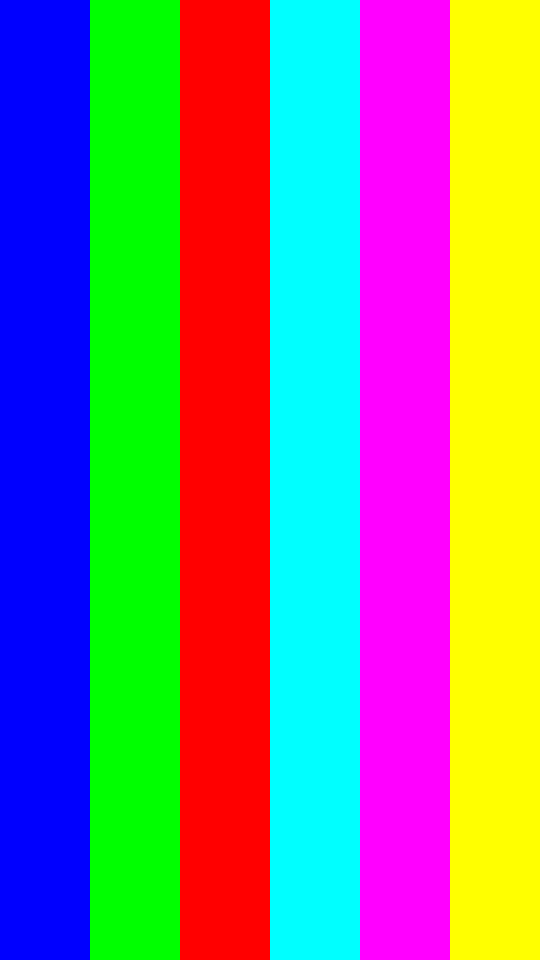
#> input picture colorbars.png, 1080 x 1920 px (shown at 1/2 size)
$ python -i smart_crop.py   (imports and definitions only)
#> lines starting #> are read from the running program, lines starting #| are printed output that depends on the picture; after the words box and inside, x2 and y2 are one past the last pixel; in counts of white or black regions, pixels touching at a corner belong together
### python/core/config.py
"""Main configuration module for the video editing engine.

Provides dataclasses for all settings, platform presets, resolution presets,
enum definitions, and load/save functionality for YAML/JSON configs with
environment variable overrides for CI/CD pipelines.
"""

from __future__ import annotations

import json
import os
from dataclasses import dataclass, field, fields, asdict
from enum import Enum, auto
from pathlib import Path
from typing import Any, Optional


# ---------------------------------------------------------------------------
# Enums
# ---------------------------------------------------------------------------

class TransitionType(Enum):
    """Available transition types between video clips."""
    CUT = "cut"
    CROSSFADE = "crossfade"
    FADE_BLACK = "fade_black"
    FADE_WHITE = "fade_white"
    WIPE_LEFT = "wipe_left"
    WIPE_RIGHT = "wipe_right"
    WIPE_UP = "wipe_up"
    WIPE_DOWN = "wipe_down"
    DISSOLVE = "dissolve"
    ZOOM_IN = "zoom_in"
    ZOOM_OUT = "zoom_out"
    SLIDE_LEFT = "slide_left"
    SLIDE_RIGHT = "slide_right"
    SLIDE_UP = "slide_up"
    SLIDE_DOWN = "slide_down"
    PUSH_LEFT = "push_left"
    PUSH_RIGHT = "push_right"
    SPIN_CW = "spin_cw"
    SPIN_CCW = "spin_ccw"
    PIXELIZE = "pixelize"
    GLITCH = "glitch"
    GLASS = "glass"
    MORPH = "morph"
    BLUR = "blur"
    FILM_BURN = "film_burn"
    LIGHT_LEAK = "light_leak"


class TextAnimation(Enum):
    """Available text animation styles."""
    NONE = "none"
    FADE_IN = "fade_in"
    FADE_OUT = "fade_out"
    FADE_IN_OUT = "fade_in_out"
    TYPEWRITER = "typewriter"
    SLIDE_LEFT = "slide_left"
    SLIDE_RIGHT = "slide_right"
    SLIDE_UP = "slide_up"
    SLIDE_DOWN = "slide_down"
    BOUNCE = "bounce"
    ELASTIC = "elastic"
    ZOOM_IN = "zoom_in"
    ZOOM_OUT = "zoom_out"
    SPIN_IN = "spin_in"
    WAVE = "wave"
    GLITCH = "glitch"
    POP = "pop"
    SCALE_UP = "scale_up"
    SCALE_DOWN = "scale_down"
    BLUR_IN = "blur_in"
    BLUR_OUT = "blur_out"
    FLIP_H = "flip_h"
    FLIP_V = "flip_v"
    JIGGLE = "jiggle"


class MotionEffect(Enum):
    """Available motion effects for clips."""
    NONE = "none"
    PAN_LEFT = "pan_left"
    PAN_RIGHT = "pan_right"
    PAN_UP = "pan_up"
    PAN_DOWN = "pan_down"
    ZOOM_IN = "zoom_in"
    ZOOM_OUT = "zoom_out"
    KEN_BURNS = "ken_burns"
    SHAKE = "shake"
    FLOAT = "float"
    PULSE = "pulse"
    ROTATE_CW = "rotate_cw"
    ROTATE_CCW = "rotate_ccw"
    PARALLAX = "parallax"
    DOLLY_IN = "dolly_in"
    DOLLY_OUT = "dolly_out"
    WHIP_PAN = "whip_pan"


class ExportPlatform(Enum):
    """Target export platforms with platform-specific defaults."""
    FACEBOOK_REELS = "facebook_reels"
    YOUTUBE_SHORTS = "youtube_shorts"
    TIKTOK = "tiktok"
    INSTAGRAM_REELS = "instagram_reels"
    INSTAGRAM_STORY = "instagram_story"
    CUSTOM = "custom"


class ColorSpace(Enum):
    """Supported color spaces."""
    SRGB = "srgb"
    REC709 = "rec709"
    REC2020 = "rec2020"
    DISPLAY_P3 = "display_p3"


class AspectRatio(Enum):
    """Common aspect ratios."""
    PORTRAIT_9_16 = "9:16"
    SQUARE_1_1 = "1:1"
    LANDSCAPE_16_9 = "16:9"
    PORTRAIT_4_5 = "4:5"
    CINEMA_21_9 = "21:9"


# ---------------------------------------------------------------------------
# Dataclass settings
# ---------------------------------------------------------------------------

@dataclass(frozen=True)
class Resolution:
    """Video resolution settings."""
    width: int = 1080
    height: int = 1920
    aspect_ratio: AspectRatio = AspectRatio.PORTRAIT_9_16

    def __post_init__(self) -> None:
        if self.width <= 0 or self.height <= 0:
            raise ValueError(
                f"Resolution dimensions must be positive, got {self.width}x{self.height}"
            )
        if self.width % 2 != 0 or self.height % 2 != 0:
            raise ValueError(
                f"Resolution dimensions must be even, got {self.width}x{self.height}"
            )

    # [4 lines left out: function megapixels, not called in this run]

    def rotated(self) -> Resolution:
        """Return the resolution with width and height swapped."""
        return Resolution(width=self.height, height=self.width, aspect_ratio=self.aspect_ratio)


@dataclass(frozen=True)
class CropAspect:
    """Crop aspect ratio configuration."""
    ratio: str = "9:16"
    anchor_x: float = 0.5
    anchor_y: float = 0.5

    # [14 lines left out: function __post_init__, not called in this run]


@dataclass(frozen=True)
class AudioSettings:
    """Audio processing settings."""
    sample_rate: int = 44100
    channels: int = 2
    bitrate: str = "192k"
    codec: str = "aac"
    volume: float = 1.0
    normalize: bool = True
    fade_in_ms: int = 0
    fade_out_ms: int = 0

    def __post_init__(self) -> None:
        if self.sample_rate not in (8000, 11025, 16000, 22050, 44100, 48000, 96000):
            raise ValueError(f"Unsupported sample rate: {self.sample_rate}")
        if self.channels not in (1, 2, 6):
            raise ValueError(f"Unsupported channel count: {self.channels}")
        if not (0.0 <= self.volume <= 2.0):
            raise ValueError(f"Volume must be in [0.0, 2.0], got {self.volume}")
        if self.fade_in_ms < 0 or self.fade_out_ms < 0:
            raise ValueError("Fade durations must be non-negative")


@dataclass(frozen=True)
class SubtitleSettings:
    """Subtitle/caption settings."""
    enabled: bool = False
    font_family: str = "Arial"
    font_size: int = 48
    font_color: str = "#FFFFFF"
    background_color: str = "#00000080"
    position: str = "bottom"
    margin_bottom: int = 60
    max_chars_per_line: int = 40
    animation: TextAnimation = TextAnimation.FADE_IN
    word_highlight_color: Optional[str] = None

    def __post_init__(self) -> None:
        if self.font_size <= 0:
            raise ValueError(f"Font size must be positive, got {self.font_size}")
        if self.position not in ("top", "center", "bottom"):
            raise ValueError(f"Invalid position '{self.position}', expected top/center/bottom")


@dataclass(frozen=True)
class ColorGrading:
    """Color grading / correction settings."""
    brightness: float = 0.0
    contrast: float = 1.0
    saturation: float = 1.0
    gamma: float = 1.0
    temperature: float = 0.0
    tint: float = 0.0
    highlights: float = 0.0
    shadows: float = 0.0
    vibrance: float = 0.0
    sharpness: float = 0.0
    vignette: float = 0.0
    lut_path: Optional[str] = None
    color_space: ColorSpace = ColorSpace.SRGB

    def __post_init__(self) -> None:
        ranges = {
            "brightness": (-1.0, 1.0),
            "contrast": (0.0, 3.0),
            "saturation": (0.0, 3.0),
            "gamma": (0.1, 5.0),
            "temperature": (-1.0, 1.0),
            "tint": (-1.0, 1.0),
            "highlights": (-1.0, 1.0),
            "shadows": (-1.0, 1.0),
            "vibrance": (-1.0, 1.0),
            "sharpness": (0.0, 3.0),
            "vignette": (0.0, 1.0),
        }
        for name, (lo, hi) in ranges.items():
            val = getattr(self, name)
            if not (lo <= val <= hi):
                raise ValueError(f"{name} must be in [{lo}, {hi}], got {val}")


@dataclass(frozen=True)
class MotionEffectSettings:
    """Motion effect configuration for a clip."""
    effect: MotionEffect = MotionEffect.NONE
    intensity: float = 1.0
    duration_sec: Optional[float] = None
    ease_in: bool = True
    ease_out: bool = True

    # [5 lines left out: function __post_init__, not called in this run]


@dataclass(frozen=True)
class ExportFormat:
    """Export output format settings."""
    container: str = "mp4"
    video_codec: str = "h264"
    audio_codec: str = "aac"
    video_bitrate: str = "8M"
    audio_bitrate: str = "192k"
    crf: int = 18
    pixel_format: str = "yuv420p"
    faststart: bool = True

    def __post_init__(self) -> None:
        valid_containers = {"mp4", "mov", "avi", "mkv", "webm"}
        if self.container not in valid_containers:
            raise ValueError(f"container must be one of {valid_containers}, got '{self.container}'")
        if not (0 <= self.crf <= 51):
            raise ValueError(f"CRF must be in [0, 51], got {self.crf}")
        valid_pixel_fmts = {"yuv420p", "yuv422p", "yuv444p", "rgb24"}
        if self.pixel_format not in valid_pixel_fmts:
            raise ValueError(f"pixel_format must be one of {valid_pixel_fmts}, got '{self.pixel_format}'")


@dataclass(frozen=True)
class TransitionSettings:
    """Transition settings between clips."""
    type: TransitionType = TransitionType.CUT
    duration_sec: float = 0.5

    def __post_init__(self) -> None:
        if self.duration_sec < 0:
            raise ValueError(f"Transition duration must be non-negative, got {self.duration_sec}")


@dataclass
class ExportPlatformConfig:
    """Full export configuration for a platform."""
    resolution: Resolution = field(default_factory=Resolution)
    export_format: ExportFormat = field(default_factory=ExportFormat)
    audio: AudioSettings = field(default_factory=AudioSettings)
    subtitles: SubtitleSettings = field(default_factory=SubtitleSettings)
    color_grading: ColorGrading = field(default_factory=ColorGrading)
    default_transition: TransitionSettings = field(default_factory=TransitionSettings)
    max_duration_sec: float = 60.0
    max_file_size_mb: float = 250.0
    target_fps: int = 30

    def __post_init__(self) -> None:
        if self.target_fps not in (24, 25, 30, 60):
            raise ValueError(f"target_fps must be one of 24, 25, 30, 60, got {self.target_fps}")
        if self.max_duration_sec <= 0:
            raise ValueError(f"max_duration_sec must be positive, got {self.max_duration_sec}")
        if self.max_file_size_mb <= 0:
            raise ValueError(f"max_file_size_mb must be positive, got {self.max_file_size_mb}")


# ---------------------------------------------------------------------------
# Resolution presets
# ---------------------------------------------------------------------------

RESOLUTION_PRESETS: dict[str, Resolution] = {
    "vertical_1080p": Resolution(width=1080, height=1920, aspect_ratio=AspectRatio.PORTRAIT_9_16),
    "square_1080p": Resolution(width=1080, height=1080, aspect_ratio=AspectRatio.SQUARE_1_1),
    "vertical_720p": Resolution(width=720, height=1280, aspect_ratio=AspectRatio.PORTRAIT_9_16),
    "landscape_1080p": Resolution(width=1920, height=1080, aspect_ratio=AspectRatio.LANDSCAPE_16_9),
    "vertical_4k": Resolution(width=2160, height=3840, aspect_ratio=AspectRatio.PORTRAIT_9_16),
    "landscape_4k": Resolution(width=3840, height=2160, aspect_ratio=AspectRatio.LANDSCAPE_16_9),
    "portrait_4_5": Resolution(width=1080, height=1350, aspect_ratio=AspectRatio.PORTRAIT_4_5),
}


# ---------------------------------------------------------------------------
# Platform presets
# ---------------------------------------------------------------------------

PLATFORM_PRESETS: dict[ExportPlatform, ExportPlatformConfig] = {
    ExportPlatform.FACEBOOK_REELS: ExportPlatformConfig(
        resolution=RESOLUTION_PRESETS["vertical_1080p"],
        export_format=ExportFormat(container="mp4", video_codec="h264", crf=20),
        audio=AudioSettings(sample_rate=44100, channels=2, bitrate="128k"),
        max_duration_sec=60.0,
        max_file_size_mb=250.0,
        target_fps=30,
    ),
    ExportPlatform.YOUTUBE_SHORTS: ExportPlatformConfig(
        resolution=RESOLUTION_PRESETS["vertical_1080p"],
        export_format=ExportFormat(container="mp4", video_codec="h264", crf=18, video_bitrate="12M"),
        audio=AudioSettings(sample_rate=48000, channels=2, bitrate="256k"),
        max_duration_sec=60.0,
        max_file_size_mb=256.0,
        target_fps=30,
    ),
    ExportPlatform.TIKTOK: ExportPlatformConfig(
        resolution=RESOLUTION_PRESETS["vertical_1080p"],
        export_format=ExportFormat(container="mp4", video_codec="h264", crf=20, video_bitrate="10M"),
        audio=AudioSettings(sample_rate=44100, channels=2, bitrate="128k"),
        max_duration_sec=180.0,
        max_file_size_mb=287.0,
        target_fps=30,
    ),
    ExportPlatform.INSTAGRAM_REELS: ExportPlatformConfig(
        resolution=RESOLUTION_PRESETS["vertical_1080p"],
        export_format=ExportFormat(container="mp4", video_codec="h264", crf=20),
        audio=AudioSettings(sample_rate=44100, channels=2, bitrate="128k"),
        max_duration_sec=90.0,
        max_file_size_mb=250.0,
        target_fps=30,
    ),
    ExportPlatform.INSTAGRAM_STORY: ExportPlatformConfig(
        resolution=RESOLUTION_PRESETS["vertical_1080p"],
        export_format=ExportFormat(container="mp4", video_codec="h264", crf=20),
        audio=AudioSettings(sample_rate=44100, channels=2, bitrate="128k"),
        max_duration_sec=15.0,
        max_file_size_mb=250.0,
        target_fps=30,
    ),
    ExportPlatform.CUSTOM: ExportPlatformConfig(),
}
#> further down, picture is the input picture: shape (1920, 1080, 3); mean B, G, R 127.5, 127.5, 127.5


# ---------------------------------------------------------------------------
# Main project config
# ---------------------------------------------------------------------------

@dataclass
class ProjectConfig:
    """Top-level project configuration."""
    project_name: str = "untitled_project"
    output_dir: str = "./output"
    temp_dir: str = "./tmp"
    source_dir: str = "./source"
    platform: ExportPlatform = ExportPlatform.CUSTOM
    resolution: Resolution = field(default_factory=lambda: RESOLUTION_PRESETS["vertical_1080p"])
    export_format: ExportFormat = field(default_factory=ExportFormat)
    audio: AudioSettings = field(default_factory=AudioSettings)
    subtitles: SubtitleSettings = field(default_factory=SubtitleSettings)
    color_grading: ColorGrading = field(default_factory=ColorGrading)
    default_transition: TransitionSettings = field(default_factory=TransitionSettings)
    target_fps: int = 30
    max_concurrent_tasks: int = 4
    log_level: str = "INFO"
    enable_gpu_acceleration: bool = False
    custom: dict[str, Any] = field(default_factory=dict)

    # [210 lines left out: functions __post_init__, from_platform, apply_env_overrides, _config_to_dict, _dict_to_config, _resolve_type_name and 2 more, not called in this run]

### python/engines/smart_crop.py
"""Smart cropping engine for video content.

Provides intelligent, subject-aware cropping with smooth position tracking,
multi-subject detection, and ffmpeg-based output rendering.

Usage::

    from python.engines.smart_crop import SmartCropper

    cropper = SmartCropper()
    result = cropper.crop_video("input.mp4", "9:16", "output.mp4")
"""

from __future__ import annotations

import logging
import math
import subprocess
import tempfile
import time
from dataclasses import dataclass, field
from enum import Enum
from pathlib import Path
from typing import Dict, List, Optional, Sequence, Tuple

import cv2
import numpy as np

logger = logging.getLogger(__name__)

# ---------------------------------------------------------------------------
# Crop aspect import
# ---------------------------------------------------------------------------

try:
    from python.core.config import CropAspect  # type: ignore[import-untyped]
except (ImportError, ModuleNotFoundError):

    class CropAspect(str, Enum):  # type: ignore[no-redef]
        """Supported crop aspect ratios as width:height strings."""

        PORTRAIT_9_16 = "9:16"
        SQUARE_1_1 = "1:1"
        PORTRAIT_3_4 = "3:4"
        LANDSCAPE_16_9 = "16:9"

        # [10 lines left out: function from_string, not called in this run]


# ---------------------------------------------------------------------------
# Data models
# ---------------------------------------------------------------------------


class SubjectType(str, Enum):
    """Category of a detected visual subject."""

    FACE = "face"
    HUMAN = "human"
    VEHICLE = "vehicle"
    ANIMAL = "animal"
    PRODUCT = "product"
    TEXT = "text"


@dataclass
class Subject:
    """A detected subject inside a video frame."""

    bbox: Tuple[int, int, int, int]
    confidence: float
    subject_type: SubjectType

    # [30 lines left out: functions center, area, expanded, not called in this run]


@dataclass
class CropRegion:
    """Rectangular crop region in pixel coordinates."""

    x: int
    y: int
    width: int
    height: int

    def as_tuple(self) -> Tuple[int, int, int, int]:
        """Return (x, y, w, h)."""
        return (self.x, self.y, self.width, self.height)


@dataclass
class CropAnalysis:
    """Result of analysing a single frame for smart cropping."""

    subjects: List[Subject]
    recommended_region: CropRegion


# ---------------------------------------------------------------------------
# Private helpers
# ---------------------------------------------------------------------------

_TYPE_WEIGHTS: Dict[SubjectType, float] = {
    SubjectType.FACE: 5.0,
    SubjectType.HUMAN: 4.0,
    SubjectType.PRODUCT: 3.5,
    SubjectType.TEXT: 3.0,
    SubjectType.VEHICLE: 2.5,
    SubjectType.ANIMAL: 2.0,
}

_ASPECT_RATIOS: Dict[str, float] = {
    "9:16": 9 / 16,
    "1:1": 1.0,
    "3:4": 3 / 4,
    "16:9": 16 / 9,
}


# [6 lines left out: function _resolve_aspect, not called in this run]


def _clamp(val: int, lo: int, hi: int) -> int:
    return max(lo, min(val, hi))

# ---------------------------------------------------------------------------
# SmartCropper
# ---------------------------------------------------------------------------


class SmartCropper:
    """Intelligent, subject-aware video cropper.

    Parameters:
        face_cascade_path: Optional override for the OpenCV Haar cascade XML.
        confidence_threshold: Minimum detection confidence to keep a subject.
        batch_size: Frames loaded into memory at once during processing.
        smoothing_window: Default window size (in frames) for smoothing.
    """

    def __init__(
        self,
        face_cascade_path: Optional[str] = None,
        confidence_threshold: float = 0.3,
        batch_size: int = 64,
        smoothing_window: int = 15,
    ) -> None:
        self.confidence_threshold = confidence_threshold
        self.batch_size = batch_size
        self.smoothing_window = smoothing_window
        self._face_cascade: Optional[cv2.CascadeClassifier] = None
        self._face_cascade_path = face_cascade_path
        self._hog: Optional[cv2.HOGDescriptor] = None
        logger.info(
            "SmartCropper initialised (batch_size=%d, smooth_window=%d)",
            batch_size, smoothing_window,
        )

    # ------------------------------------------------------------------
    # Lazy resource loaders
    # ------------------------------------------------------------------

    # [222 lines left out: functions _get_face_cascade, _get_hog, _compute_iou, _nms, _merge_nearby_boxes, _center_crop and 4 more, not called in this run]

    def detect_vehicles(self, frame: np.ndarray) -> List[Subject]:
        """Detect vehicles using cascade + edge-density heuristics.

        Args:
            frame: (H, W, 3) uint8 BGR image.

        Returns:
            List of vehicle subjects.
        """
        subjects: List[Subject] = []
        h, w = frame.shape[:2]
#> h = 1920; w = 1080

        cascade_names = ["haarcascade_frontalface_default.xml"]
        for name in cascade_names:
            path = cv2.data.haarcascades + name
            cascade = cv2.CascadeClassifier(path)
            if cascade.empty():
                continue
            gray = cv2.cvtColor(frame, cv2.COLOR_BGR2GRAY)
            rects = cascade.detectMultiScale(
                gray, scaleFactor=1.05, minNeighbors=3, minSize=(60, 60),
            )
            for rx, ry, rw, rh in rects:
                subjects.append(
                    Subject(
                        bbox=(int(rx), int(ry), int(rw), int(rh)),
                        confidence=0.4,
                        subject_type=SubjectType.VEHICLE,
                    )
                )
            if subjects:
                break
#> this loop made 1 pass
#> pass 1, in detect_vehicles, `gray = cv2.cvtColor(frame, cv2.COLOR_BGR2GRAY)`:
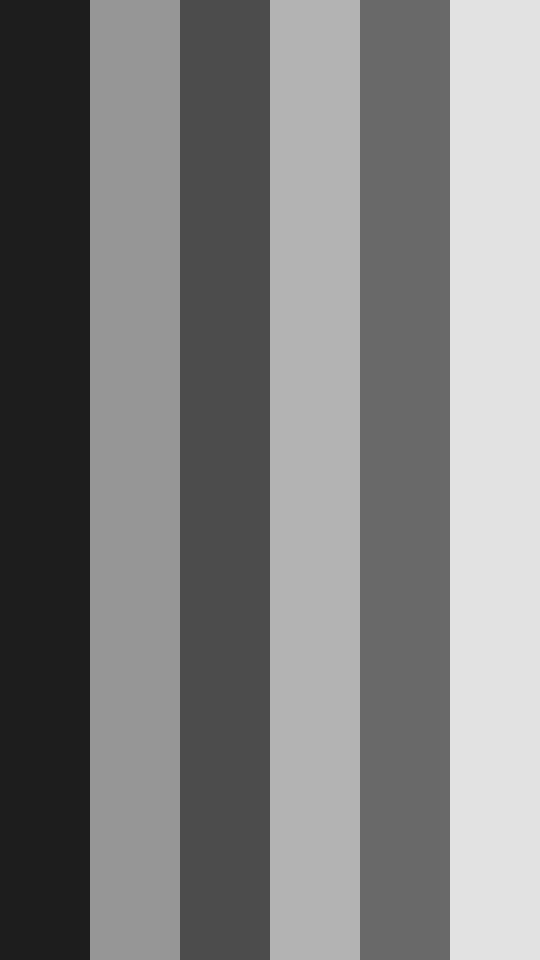
#> gray: shape (1920, 1080) (shown at 1/2 size); min 29, max 226, mean 127.5
#> after the loop, subjects = []

        # Fallback: edge-density heuristics for large rectangular blobs.
        if not subjects:
            gray = cv2.cvtColor(frame, cv2.COLOR_BGR2GRAY)
            blurred = cv2.GaussianBlur(gray, (5, 5), 0)
            edges = cv2.Canny(blurred, 30, 100)
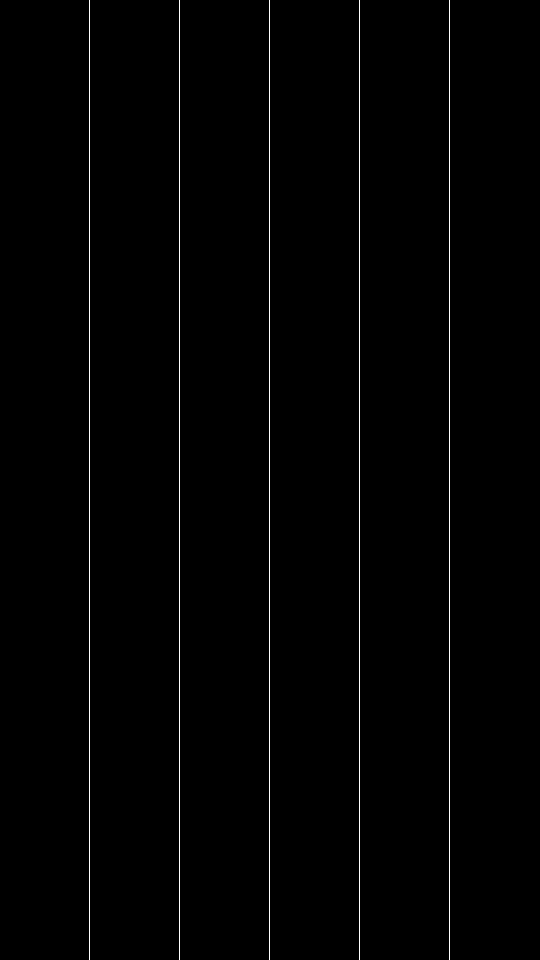
#> edges: shape (1920, 1080) (shown at 1/2 size); 0.46% white in thin lines or dots, all inside (x1, y1, x2, y2) = (179, 0, 900, 1920)
            kernel = cv2.getStructuringElement(cv2.MORPH_RECT, (15, 15))
            closed = cv2.morphologyEx(edges, cv2.MORPH_CLOSE, kernel, iterations=3)
            contours, _ = cv2.findContours(
                closed, cv2.RETR_EXTERNAL, cv2.CHAIN_APPROX_SIMPLE,
            )
#> contours = 5 contours, all with area under 20
            frame_area = h * w
#> frame_area = 2073600
            for contour in contours:
                area = cv2.contourArea(contour)
                if area < frame_area * 0.02 or area > frame_area * 0.5:
                    continue
                bx, by, bw, bh = cv2.boundingRect(contour)
                ar = bw / bh if bh else 0
                if ar < 1.0 or ar > 4.0:
                    continue
                solidity = area / (bw * bh) if (bw * bh) else 0
                if solidity < 0.4:
                    continue
                subjects.append(
                    Subject(
                        bbox=(int(bx), int(by), int(bw), int(bh)),
                        confidence=round(min(solidity, 1.0), 3),
                        subject_type=SubjectType.VEHICLE,
                    )
                )
#> this loop made 5 passes
#> contour on passes 1 to 5: [[899, 0], [899, 1919]], [[719, 0], [719, 1919]], [[539, 0], [539, 1919]], [[359, 0], [359, 1919]], [[179, 0], [179, 1919]]
        return subjects

    # [533 lines left out: functions detect_animals, detect_text_regions, detect_movement_regions, calculate_crop_region, smooth_crop_positions, track_subject_across_frames and 3 more, not called in this run]


# ---------------------------------------------------------------------------
# Module convenience
# ---------------------------------------------------------------------------

def create_smart_cropper(**kwargs) -> SmartCropper:
    """Factory function to create a SmartCropper with sensible defaults."""
    return SmartCropper(**kwargs)

>>> import cv2
>>> picture = cv2.imread('../../colorbars.png')
>>> result = SmartCropper().detect_vehicles(picture)
#> result = []
